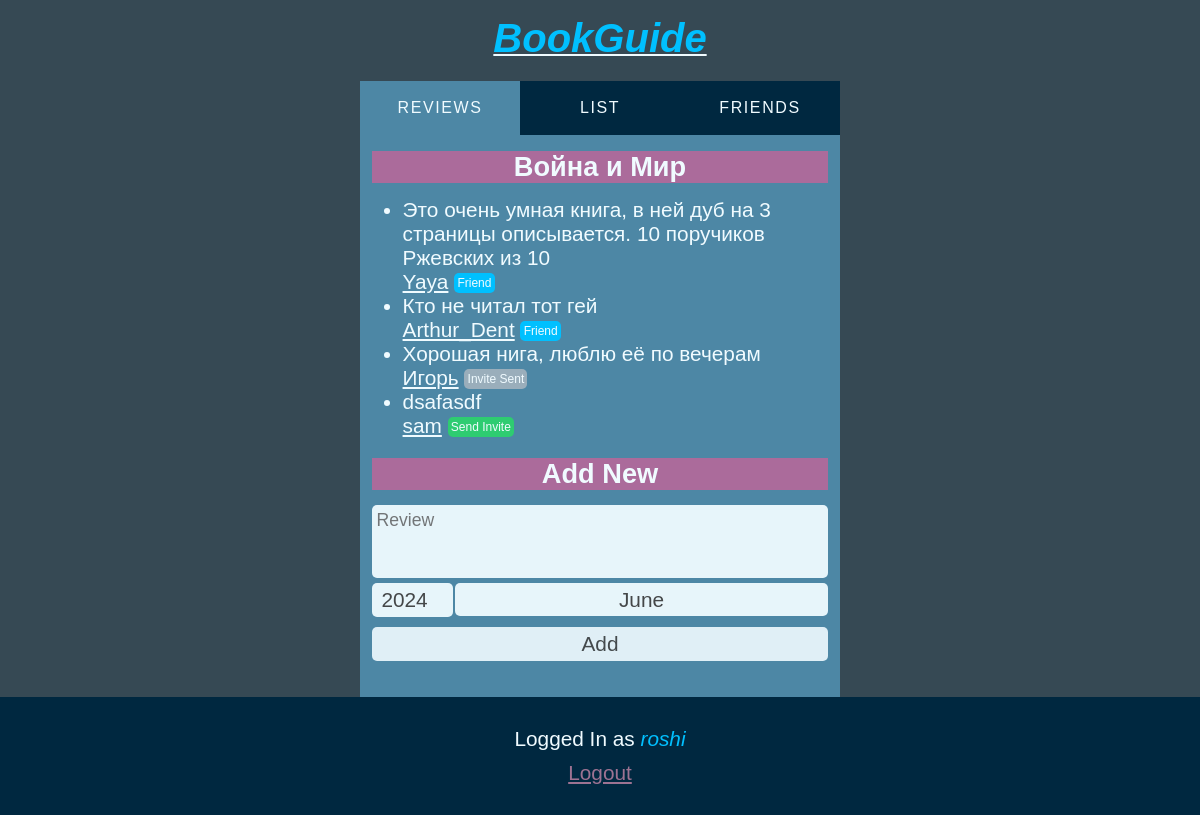
/reviews/1 (signed in), run on the app's committed database.
### list/models.py (models this page shows)
class Book(models.Model):
    title = models.CharField(max_length=100)

class Review(models.Model):
    user = models.ForeignKey(settings.AUTH_USER_MODEL, on_delete=models.CASCADE)
    text = models.TextField()
    book = models.ForeignKey(Book, on_delete=models.CASCADE)

### list/views.py (the view)
# urls.py: path('reviews/<int:pk>', views.reviews, name="reviews"),
def reviews(request, pk):
    book = get_object_or_404(Book, pk=pk)
    context = {
        'book': book,
        'reviews': Review.objects.filter(book=book),
        'invites_from_me': [invite.to_user.user for invite in request.user.profile.invites_from_me.all()],
        'current_tab': "reviews"
    }
    return render(request, 'reviews.html', context)

### list/templatetags/list_extras.py (called while the page is built)
@register.simple_tag
def range_inclusive(start, end):
    return map(str,range(int(start), int(end)+1))

@register.simple_tag
def month_name(index):
    index = str(index)
    if index == "1":
        return _("January")
    elif index == "2":
        return _("February")
    elif index == "3":
        return _("March")
    elif index == "4":
        return _("April")
    elif index == "5":
        return _("May")
    elif index == "6":
        return _("June")
    elif index == "7":
        return _("July")
    elif index == "8":
        return _("August")
    elif index == "9":
        return _("September")
    elif index == "10":
        return _("October")
    elif index == "11":
        return _("November")
    elif index == "12":
        return _("December")

### list/templates/reviews.html (shortened to what this page needs)
{% extends "base_list.html" %}
{% load list_extras %}
{% load i18n %}
{% block main %}
<main>
    <article>
        <h2>{{book.title}}</h2>
        <ul>
            {% for review in reviews %}
            <li>
                <p>{{review.text}}</p>
                <a href="{% url 'readonlylist' review.user.username %}">{{review.user.username}}</a>
                {% if review.user == request.user %}
                <span class="little-tag you">You</span>
                <a class="danger" href="{% url 'delreview' review.pk %}?next={{ request.get_full_path }}">Delete</a>
                {% elif review.user.profile in request.user.profile.friends.all %}
                <span class="little-tag friend" >Friend</span>
                {% elif review.user in invites_from_me %}
                <span class="little-tag invite-sent">Invite Sent</span>
                {% else %}
                <a id="send-invite-{{review.pk}}"class="little-tag send-invite" href="{% url 'send_invite' review.user.username %}?next={{request.get_full_path}}#send-invite-{{review.pk}}">Send Invite</a>
                {% endif %}
            </li>
            {% endfor %}
        </ul>
        <h2 id="new">{% trans 'Add New' %}</h2>
        <form action="{% url 'home' %}?next={{ request.get_full_path }}" method="post">
            <textarea required rows="3" placeholder="{% trans 'Review' %}" name="notes"></textarea>
            <div>
                <input type="number" max="{% now 'Y'%}" min="2000" name="year" value="{% now 'Y'%}">
                <select name="month">
                    {% now 'n' as curr_month %}
                    {% range_inclusive '1' '12' as months %}
                    {% for i in months %}
                    <option value="{{i}}"  {% if curr_month == i %} selected {% endif %}>
                        {% month_name i %}
                    {% endfor %}
                </select>
            </div>
            <button type="submit">{% trans 'Add' %}</button>
        </form>
    </article>
</main>
{% endblock %}

### list/templates/base_list.html (shortened to what this page needs)
{% extends "base_generic.html" %}
{% load list_extras %}
{% load i18n %}
{% block head %}
    {% load static %}
    <link rel="stylesheet" href="{% static 'list.css' %}" type="text/css">
    {% load static %}
    <link rel="stylesheet" href="{% static 'colors.css' %}" type="text/css">
{% endblock %}
{% block content %}
    <header>
        {% if another_owner.username %}
            <h1><em>{{ another_owner.username }}'s</em> <a href="{% url 'home' %}"><em>BookGuide</em></a></h1>
            {% if another_owner.username == request.user.username %}
                <span class="big-tag you">{% trans 'You' %}</span>
            {% elif another_owner.profile in request.user.profile.friends.all %}
                <span class="big-tag friend" >{% trans 'Friend' %}</span>
            {% elif another_owner in invites_from_me %}
                <span class="big-tag invite-sent">{% trans 'Invite Sent' %}</span>
            {% else %}
            <a class="big-tag send-invite" href="{% url 'send_invite' another_owner.username %}?next={{request.get_full_path}}">{% trans 'Send Invite' %}</a>
            {% endif %}
        {% else %}
            <h1><a href="{% url 'home' %}" ><em>BookGuide</em></a></h1>
        {% endif %}
    </header>
    <nav>
        <a {% if current_tab == 'reviews' %}selected{%endif%} href="{% url 'allbooks' %}">{% trans 'Reviews' %}</a>
        <a {% if current_tab == 'list' %}selected{%endif%} href="{% url 'home' %}">{% trans 'List' %}</a>
        <a {% if current_tab == 'friends' %}selected{%endif%} href="{% url 'friends' %}">{% trans 'Friends' %}</a>
    </nav>
    {% block main %}
    {% endblock %}
    <footer>
        {% if user.username %}
            <p>{% trans 'Logged In as' %} <em>{{ user.username }}</em></p>
            <a href="{% url 'logout' %}">{% trans 'Logout' %}</a>
        {% else %}
            <p>{% trans 'Not Logged In' %}</p>
            <em><a href="{% url 'login' %}">{% trans 'Login' %}</a></em>
        {% endif %}
    </footer>
{% endblock %}

### list/static/forms.css (style rules this page uses)
input, textarea, button, select, option { opacity: 0.95; padding: 5px; border-radius: 5px; background-color: var(--text-light) !important; color: var(--text-dark) !important; border: none; outline: none; }
textarea { font-size: 1.1rem; }
select { appearance: none; -webkit-appearance: none; -moz-appearance: none; height: 100%; text-align: center; }
button { margin-top: 5px; cursor: pointer; opacity: 0.9; }

### list/static/list.css (style rules this page uses)
html { font-size: 100%; }
* { font-size: 1.3rem; font-family: sans-serif; word-break: break-word; }
h1 { font-size: 1.5rem; }
.little-tag { font-size: 0.75rem; padding: 0.2rem; border-radius: 5px; vertical-align: middle; }
.invite-sent { background-color: var(--highlight-in-text); }
.send-invite { background-color: var(--green); text-decoration: none; }
.friend { background-color: var(--highlight); }
nav { width: min(30rem, 100%); margin: 0 auto; display: flex; justify-content: center; align-items: center; text-align: center; background-color: var(--nav); }
nav>a { font-size: 1rem; flex: 1 1 0px; padding: 2ch 0 ; text-transform: uppercase; letter-spacing: 0.1rem; text-decoration: none; }
nav>a[selected] { background-color: var(--main); }
header>h1 em, header>h1 em * { font-size: 2.5rem; }
h2, h2 span { font-size: 1.7rem; }
article { min-width: min(20ch, 100%); }
#new { margin-top: 20px; }
#new { min-width: min(30ch,100%); }
html { overflow-x: hidden; }
body { display: flex; flex-direction: column; min-height: 100vh; min-width: 100vw; margin: 0; }
header { display: flex; align-items: center; flex-direction: column; padding-bottom: 10px; width: 100%; }
main { width: min(30rem, 100%); margin: 0 auto; display: flex; align-items: center; flex-direction: column; padding: 1rem 1ch; box-sizing: border-box; }
h1,h2,h3 { text-align: center; }
h2 { margin: 0 0 15px 0; }
ul { margin: 0 0 20px 0; padding: 0; }
h1 { margin-bottom: 10px; }
form { display: flex; gap: 5px; flex-direction: column; }
form button { width: 100%; }
textarea { resize: none; }
input,textarea { width: 100%; box-sizing: border-box; }
li p { margin: 0; }
article:last-child { padding-bottom: 20px; }
li { margin: 0 31px; }
form>div { display: flex; }
form>div input[name="year"] { width: 7ch; margin: 0 2px 0 0 ; text-align: center; }
form>div select { width: 100%; text-align-last: center; text-align: center; height: 100%; }
form textarea { width: 100%; }
footer { margin-top: auto; margin-bottom: 0; width: 100%; padding-bottom: 30px; text-align: center; }
footer p { margin: 0 0 10px 0; padding-top: 30px; }
html { overscroll-behavior: none; }
body { background-color: var(--dark); }
header { background-color: var(--dark); }
main { background-color: var(--main); }
* { color: var(--text-light); }
h2 { background-color: var(--header-main); }
em, em * { color: var(--highlight); }
footer { background-color: var(--main-darker); }
footer a { color: var(--link-secondary); }

### list/static/colors.css (style rules this page uses)
html { --dark: #364954; --nav: #002840; --main: #4D87A5; --text-light: #F0FBFF; --text-dark: #444; --header-main: #AB6B9B; --header-secondary: #004D68; --highlight: #00C0FF; --danger: #C46367; --green: #2ECC71; --main-darker: #002840; --highlight-in-text: #9AAEBB; --highlight-in-header: #B8A6B3; --link-secondary: #9D7392; }

### data on the page
Book: title "Война и Мир"
Review: text "Это очень умная книга, в ней дуб на 3 страницы описывается. 10 поручиков Ржевских из 10", user.username "Yaya", shows "Friend"
Review: text "Кто не читал тот гей", user.username "Arthur_Dent", shows "Friend"
Review: text "Хорошая нига, люблю её по вечерам", user.username "Игорь", shows "Invite Sent"
Review: text "dsafasdf", user.username "sam"

### other printed values
{{ user.username }} "roshi"
